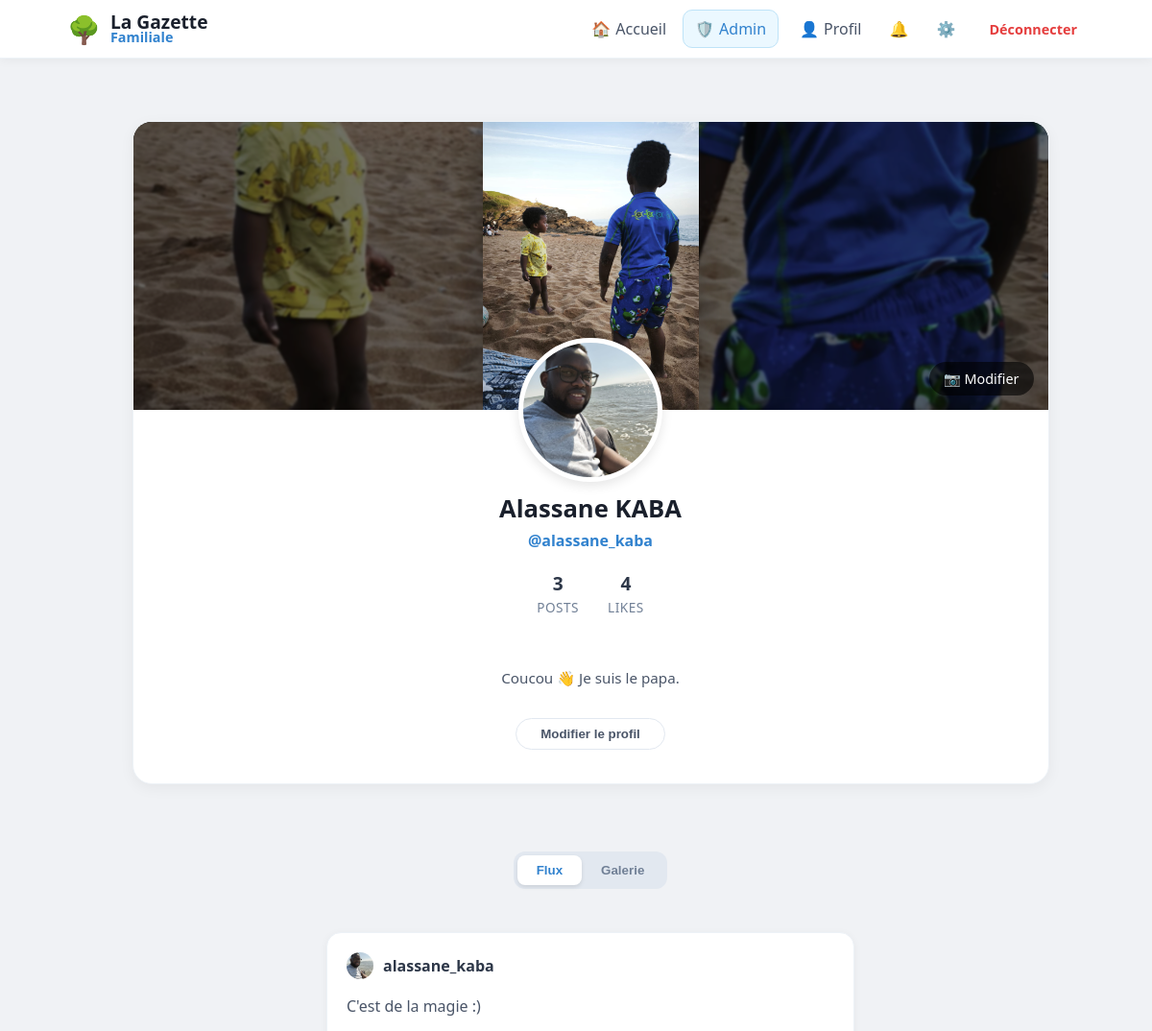
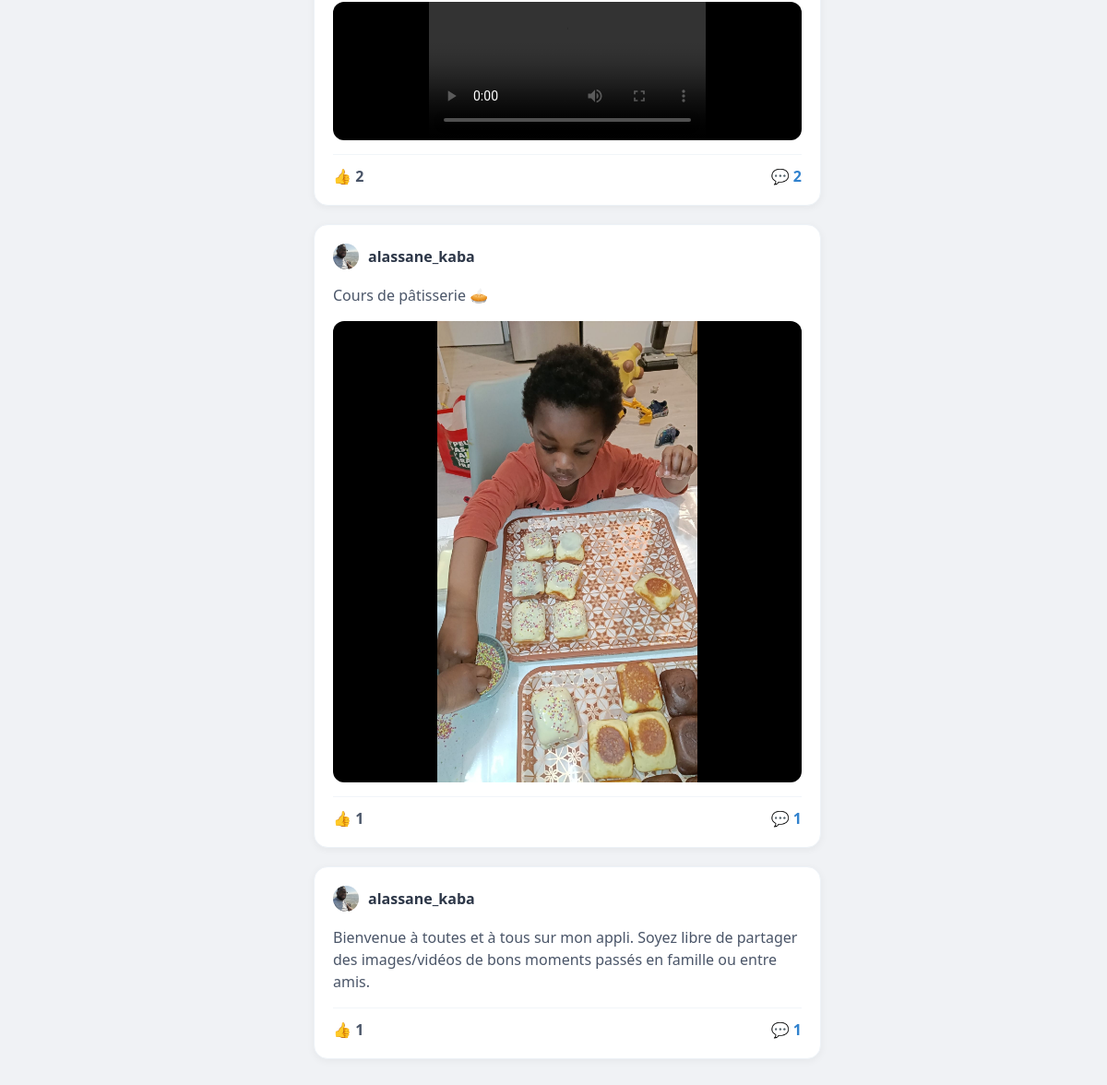
Screenshot of /user/alassane_kaba (signed in) with the database file from the repository (2 pictures, top to bottom).
### tables this page shows
CREATE TABLE users (
                id INTEGER PRIMARY KEY AUTOINCREMENT, 
                email TEXT UNIQUE, 
                firstname TEXT, 
                lastname TEXT, 
                username TEXT UNIQUE, 
                password TEXT, 
                avatar TEXT,
                is_approved INTEGER DEFAULT 0,
                is_admin INTEGER DEFAULT 0
            , cover TEXT, bio TEXT);

CREATE TABLE posts (
                id INTEGER PRIMARY KEY AUTOINCREMENT, 
                username TEXT, 
                content TEXT, 
                likes INTEGER DEFAULT 0, 
                image TEXT,
                created_at DATETIME DEFAULT CURRENT_TIMESTAMP
            );

CREATE TABLE post_medias (
                        id INTEGER PRIMARY KEY AUTOINCREMENT,
                        post_id INTEGER,
                        filename TEXT,
                        file_type TEXT, -- 'image' ou 'video'
                        FOREIGN KEY (post_id) REFERENCES posts (id) ON DELETE CASCADE
                    );

### app.py (the view)
@app.route("/user/<username>")
@login_required
def profile(username):
    with get_db() as db:
        user_info = db.execute("SELECT * FROM users WHERE username = ?", (username,)).fetchone()
        if not user_info:
            flash("Utilisateur introuvable", "danger")
            return redirect(url_for('home'))
        posts_query = db.execute("""
            SELECT posts.*, users.avatar AS user_avatar,
                (SELECT COUNT(*) FROM reactions WHERE post_id=posts.id AND type='thumb') as thumbs,
                (SELECT COUNT(*) FROM reactions WHERE post_id=posts.id AND type='heart') as hearts
            FROM posts
            JOIN users ON posts.username = users.username
            WHERE posts.username=?
            ORDER BY posts.id DESC
        """, (username,)).fetchall()
        posts = [dict(row) for row in posts_query]
        for post in posts:
            medias = db.execute("SELECT filename, file_type FROM post_medias WHERE post_id = ?",
                                (post['id'],)).fetchall()
            post['medias'] = [dict(m) for m in medias]
            comments = db.execute("""
                SELECT comments.*, users.avatar AS user_avatar
                FROM comments
                JOIN users ON comments.username = users.username
                WHERE post_id = ?
                ORDER BY created_at ASC
            """, (post['id'],)).fetchall()
            post['comments'] = [dict(c) for c in comments]
        posts_count = len(posts)
        total_reactions = sum((p['thumbs'] or 0) + (p['hearts'] or 0) for p in posts)
    return render_template(
        "profile.html",
        posts=posts,
        user=user_info,
        posts_count=posts_count,
        likes_received=total_reactions
    )

### app.py (called while the page is built)
def get_db():
    db = sqlite3.connect("database.db")
    db.row_factory = sqlite3.Row
    return db

def login_required(f):
    @wraps(f)
    def decorated_function(*args, **kwargs):
        if "user" not in session:
            flash("Veuillez vous connecter pour accéder à cette page.", "info")
            return redirect("/login")
        return f(*args, **kwargs)
    return decorated_function

@app.context_processor
def inject_global_stats():
    stats = {'total_users': 0, 'total_posts': 0}
    if session.get('user'):
        db = get_db()
        u_count = db.execute("SELECT COUNT(*) FROM users WHERE is_approved = 1").fetchone()[0]
        p_count = db.execute("SELECT COUNT(*) FROM posts").fetchone()[0]
        stats = {'total_users': u_count, 'total_posts': p_count}
    return stats

@app.context_processor
def inject_pending_count():
    if session.get('is_admin'):
        db = get_db()
        count = db.execute("SELECT COUNT(*) as total FROM users WHERE is_approved = 0").fetchone()
        return {'pending_count': count['total']}
    return {'pending_count': 0}

@app.context_processor
def inject_notifications_count():
    if session.get('user'):
        db = get_db()
        count = db.execute("SELECT COUNT(*) FROM notifications WHERE username = ? AND is_read = 0",
                           (session['user'],)).fetchone()[0]
        return {'unread_count': count}
    return {'unread_count': 0}

### templates/profile.html (shortened to what this page needs)
{% extends "base.html" %}
{% block content %}
<div class="main-container">
    <div class="profile-header-card">
        <div class="cover-wrapper">
            <div class="cover-main-img"></div>
            {% if session['user'] == user.username %}
                <label for="cover-upload" style="position: absolute; bottom: 15px; right: 15px; background: rgba(0,0,0,0.6); color: white; padding: 8px 15px; border-radius: 20px; cursor: pointer; z-index: 10; font-size: 0.9em;">📷 Modifier</label>
            {% endif %}
        </div>
        <div style="text-align: center; padding-bottom: 25px;">
            <div class="avatar-container">
                <img src="{{ url_for('static', filename='avatars/' + (user.avatar if user.avatar else 'default.png')) }}" class="profile-avatar-img">
            </div>
            <h2 style="margin: 0; font-size: 1.6em; color: #1a202c;">{{ user.firstname }} {{ user.lastname }}</h2>
            <p style="margin: 5px 0 15px 0; color: #3182ce; font-weight: 600;">@{{ user.username }}</p>
            <div class="profile-stats">
                <div class="stat-box">
                    <span class="stat-value">{{ posts|length }}</span>
                    <span class="stat-label">Posts</span>
                </div>
                <div class="stat-box">
                    <span class="stat-value">
                        {% set total_likes = namespace(value=0) %}
                        {% for post in posts %}{% set total_likes.value = total_likes.value + (post.thumbs|int) %}{% endfor %}
                        {{ total_likes.value }}
                    </span>
                    <span class="stat-label">Likes</span>
                </div>
            </div>
            <div class="profile-bio">
                {% if user.bio %}
                    {{ user.bio }}
                {% else %}
                    Bienvenue sur mon profil ! ✨
                {% endif %}
            </div>
            {% if session['user'] == user.username %}
                <button class="edit-profile-btn" onclick="openModal()">Modifier le profil</button>
            {% endif %}
        </div>
    </div>
    <div class="nav-container">
        <div class="modern-nav">
            <button onclick="switchView('feed')" id="btn-feed" class="nav-item-btn active">Flux</button>
            <button onclick="switchView('grid')" id="btn-grid" class="nav-item-btn">Galerie</button>
        </div>
    </div>
    <div style="grid-column: 1 / -1;">
        <div id="view-feed">
            <div style="display: flex; flex-direction: column; align-items: center;">
                {% if posts %}
                    {% for post in posts %}
                    <div class="post-card">
                        <div style="display: flex; align-items: center; gap: 10px; margin-bottom: 12px;">
                            <img src="{{ url_for('static', filename='avatars/' + (post.user_avatar if post.user_avatar else 'default.png')) }}" class="comment-avatar">
                            <strong style="color: #2d3748;">{{ post.username }}</strong>
                        </div>
                        <p style="color: #4a5568; line-height: 1.5;">{{ post.content }}</p>
                        {% if post.medias %}
                        <div class="media-slider-container">
                            <div id="slider-{{ post.id }}" class="media-slider" data-index="0">
                                {% for media in post.medias %}
                                <div class="slider-item">
                                    {% if media.file_type == 'video' %}
                                        <video src="{{ url_for('static', filename='uploads/' + media.filename) }}" controls></video>
                                    {% else %}
                                        <img src="{{ url_for('static', filename='uploads/' + media.filename) }}">
                                    {% endif %}
                                </div>
                                {% endfor %}
                            </div>
                        </div>
                        {% endif %}
                        <div style="display: flex; justify-content: space-between; margin-top: 15px; border-top: 1px solid #f1f5f9; padding-top: 12px;">
                            <span style="font-weight: 700; color: #4a5568;">👍 {{ post.thumbs or 0 }}</span>
                            <span style="color: #3182ce; cursor: pointer; font-weight: 700;" onclick="toggleComments('{{ post.id }}')">
                                💬 {{ post.comments|length }}
                            </span>
                        </div>
                    </div>
                    {% endfor %}
                {% endif %}
            </div>
        </div>
    </div>
</div>
{% endblock %}

### static/style.css (style rules this page uses)
body { font-family: 'Segoe UI', system-ui, -apple-system, sans-serif; background: #f0f2f5; margin: 0; color: #1a202c; }
.post-card { background: white; border-radius: 15px; padding: 20px; margin-bottom: 20px; box-shadow: 0 2px 8px rgba(0,0,0,0.05); border: 1px solid #edf2f7; overflow: hidden; }

### templates/base.html (style rules this page uses)
:root { --bg-color: #f0f2f5; --primary: #3182ce; --text-main: #1a202c; --text-light: #718096; --danger: #e53e3e; --success: #38a169; --info: #3182ce; }
body { background-color: var(--bg-color); margin: 0; font-family: 'Segoe UI', system-ui, -apple-system, sans-serif; }
.main-container { max-width: 1100px; margin: 0 auto; padding: 20px 15px; display: grid; grid-template-columns: 1fr; gap: 25px; align-items: start; box-sizing: border-box; }
@media (min-width: 900px) { .main-container { grid-template-columns: 280px 650px; justify-content: center; } }

### rows the page displays
users: avatar (picture), firstname "Alassane", lastname "KABA", username "alassane_kaba", bio "Coucou 👋 Je suis le papa."
posts: avatar (picture), username "alassane_kaba", content "C'est de la magie :)", thumbs "2", comments|length "2"
posts: avatar (picture), username "alassane_kaba", content "Cours de pâtisserie 🥧", thumbs "1", comments|length "1"
post_medias: filename (picture)
posts: avatar (picture), username "alassane_kaba", content "Bienvenue à toutes et à tous sur mon appli. Soyez libre de partager des images/vidéos de bons moments passés en famille ou entre amis.", id "1", comments|length "1"

### other values shown
{{ posts|length }} "3"
{{ total_likes.value }} "4"
